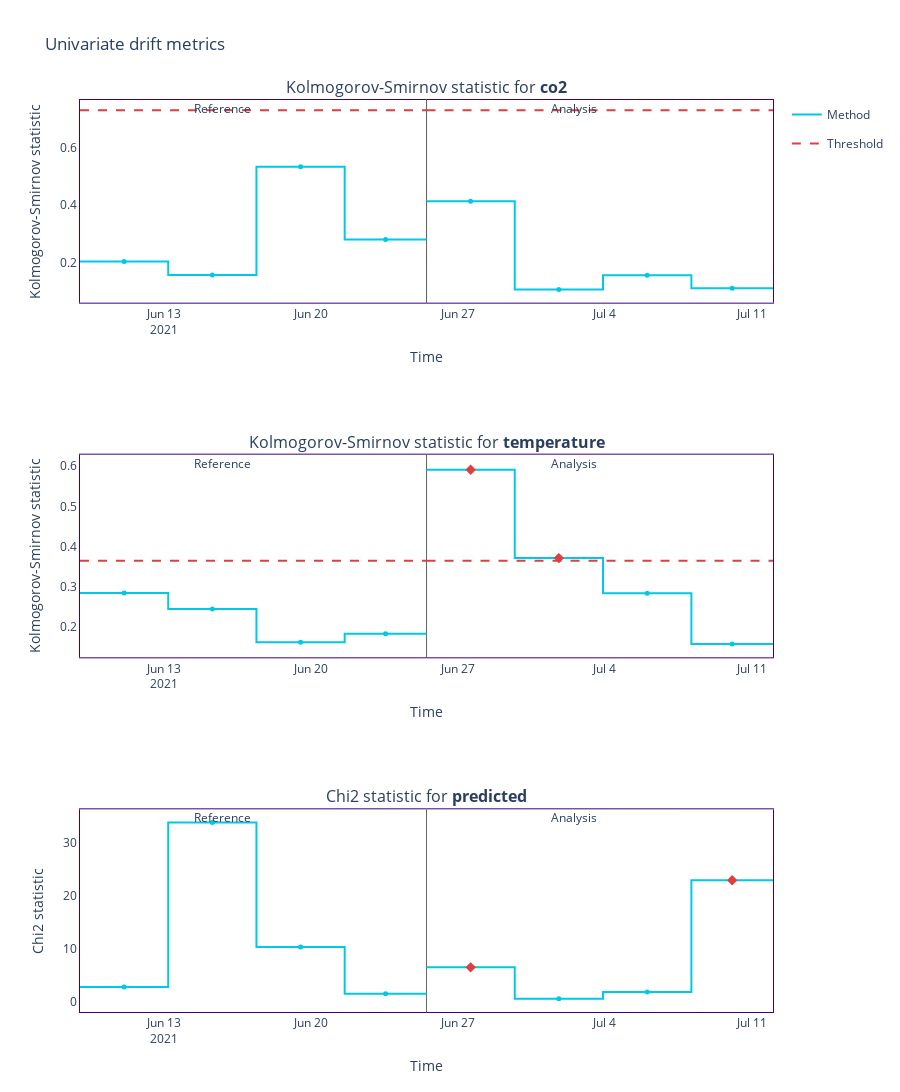

This figure's notebook cell:
### Markdown cell above
## using a big chunk size

### Code cell
univariate_drift_calc = nml.UnivariateDriftCalculator(
    column_names=features + [y_pred],
    treat_as_categorical=y_pred,
    timestamp_column_name=timestamp,
    continuous_methods=['kolmogorov_smirnov'],
    categorical_methods=['chi2'],
    chunk_size=2000
)

univariate_drift_calc.fit(df_test)
univariate_drift_results = univariate_drift_calc.calculate(df_prod)
univariate_drift_results.plot()

### Figure 1 — Plotly figure (JSON) as saved in the notebook; plotly's stock layout.template omitted (floating-point values rounded to 4 significant figures)
{"data": [{"hoverinfo": "skip", "legendgroup": "metric_reference", "line": {"color": "#00c8e5", "shape": "hv", "width": 2}, "mode": "lines", "name": "Method", "showlegend": true, "type": "scatter", "x": ["2021-06-09T00:12:00", "2021-06-13T05:00:00", "2021-06-17T09:48:00", "2021-06-21T14:36:00", "2021-06-25T12:03:00"], "xaxis": "x", "y": [0.2031, 0.1559, 0.5343, 0.2804, 0.2804], "yaxis": "y"}, {"customdata": [["Kolmogorov-Smirnov statistic for <b>co2</b>", "<b style=\"color:#00c8e5;line-height:60px\">Reference</b>", "", "[0:1999]", "From <b>Jun-09-2021</b> to <b>Jun-13-2021</b>", 0.2031], ["Kolmogorov-Smirnov statistic for <b>co2</b>", "<b style=\"color:#00c8e5;line-height:60px\">Reference</b>", "", "[2000:3999]", "From <b>Jun-13-2021</b> to <b>Jun-17-2021</b>", 0.1559], ["Kolmogorov-Smirnov statistic for <b>co2</b>", "<b style=\"color:#00c8e5;line-height:60px\">Reference</b>", "", "[4000:5999]", "From <b>Jun-17-2021</b> to <b>Jun-21-2021</b>", 0.5343], ["Kolmogorov-Smirnov statistic for <b>co2</b>", "<b style=\"color:#00c8e5;line-height:60px\">Reference</b>", "", "[6000:7853]", "From <b>Jun-21-2021</b> to <b>Jun-25-2021</b>", 0.2804]], "hovertemplate": "%{customdata[1]} &nbsp; &nbsp; %{customdata[2]} <br />Chunk: <b>%{customdata[3]}</b> &nbsp; &nbsp; %{customdata[4]} <br />%{customdata[0]}: <b>%{customdata[5]}</b><b r /><extra></extra>", "legendgroup": "metric_reference", "marker": {"color": "#00c8e5", "size": 5, "symbol": "circle"}, "mode": "markers", "name": "Method", "showlegend": false, "type": "scatter", "x": ["2021-06-11T02:36:00", "2021-06-15T07:24:00", "2021-06-19T12:12:00", "2021-06-23T13:19:30"], "xaxis": "x", "y": [0.2031, 0.1559, 0.5343, 0.2804, 0.2804], "yaxis": "y"}, {"hoverinfo": "skip", "legendgroup": "metric_analysis", "line": {"color": "#00c8e5", "shape": "hv", "width": 2}, "mode": "lines", "name": "Method", "showlegend": false, "type": "scatter", "x": ["2021-06-25T12:06:00", "2021-06-29T16:54:00", "2021-07-03T21:42:00", "2021-07-08T02:42:00", "2021-07-11T23:57:00"], "xaxis": "x", "y": [0.4139, 0.1059, 0.1552, 0.1102, 0.1102], "yaxis": "y"}, {"customdata": [["Kolmogorov-Smirnov statistic for <b>co2</b>", "<b style=\"color:#00c8e5;line-height:60px\">Analysis</b>", "", "[0:1999]", "From <b>Jun-25-2021</b> to <b>Jun-29-2021</b>", 0.4139], ["Kolmogorov-Smirnov statistic for <b>co2</b>", "<b style=\"color:#00c8e5;line-height:60px\">Analysis</b>", "", "[2000:3999]", "From <b>Jun-29-2021</b> to <b>Jul-03-2021</b>", 0.1059], ["Kolmogorov-Smirnov statistic for <b>co2</b>", "<b style=\"color:#00c8e5;line-height:60px\">Analysis</b>", "", "[4000:5999]", "From <b>Jul-03-2021</b> to <b>Jul-08-2021</b>", 0.1552], ["Kolmogorov-Smirnov statistic for <b>co2</b>", "<b style=\"color:#00c8e5;line-height:60px\">Analysis</b>", "", "[6000:7853]", "From <b>Jul-08-2021</b> to <b>Jul-11-2021</b>", 0.1102]], "hovertemplate": "%{customdata[1]} &nbsp; &nbsp; %{customdata[2]} <br />Chunk: <b>%{customdata[3]}</b> &nbsp; &nbsp; %{customdata[4]} <br />%{customdata[0]}: <b>%{customdata[5]}</b><b r /><extra></extra>", "legendgroup": "metric_analysis", "marker": {"color": "#00c8e5", "size": 5, "symbol": "circle"}, "mode": "markers", "name": "Method", "showlegend": false, "type": "scatter", "x": ["2021-06-27T14:30:00", "2021-07-01T19:18:00", "2021-07-06T00:12:00", "2021-07-10T01:19:30"], "xaxis": "x", "y": [0.4139, 0.1059, 0.1552, 0.1102, 0.1102], "yaxis": "y"}, {"hoverinfo": "skip", "legendgroup": "alert", "marker": {"color": "#DD4040", "size": 8, "symbol": "diamond"}, "mode": "markers", "name": "Alert", "showlegend": true, "type": "scatter", "x": [], "xaxis": "x", "y": [], "yaxis": "y"}, {"hoverinfo": "skip", "legendgroup": "thresh", "line": {"color": "#DD4040", "dash": "dash", "width": 2}, "mode": "lines", "name": "Threshold", "showlegend": true, "type": "scatter", "x": ["2021-06-09T00:12:00", "2021-06-13T05:00:00", "2021-06-17T09:48:00", "2021-06-21T14:36:00", "2021-06-25T12:03:00"], "xaxis": "x", "y": [0.7315, 0.7315, 0.7315, 0.7315, 0.7315], "yaxis": "y"}, {"hoverinfo": "skip", "legendgroup": "thresh", "line": {"color": "#DD4040", "dash": "dash", "width": 2}, "mode": "lines", "name": "Threshold", "showlegend": false, "type": "scatter", "x": ["2021-06-25T12:06:00", "2021-06-29T16:54:00", "2021-07-03T21:42:00", "2021-07-08T02:42:00", "2021-07-11T23:57:00"], "xaxis": "x", "y": [0.7315, 0.7315, 0.7315, 0.7315, 0.7315], "yaxis": "y"}, {"hoverinfo": "skip", "legendgroup": "metric_reference", "line": {"color": "#00c8e5", "shape": "hv", "width": 2}, "mode": "lines", "name": "Method", "showlegend": false, "type": "scatter", "x": ["2021-06-09T00:12:00", "2021-06-13T05:00:00", "2021-06-17T09:48:00", "2021-06-21T14:36:00", "2021-06-25T12:03:00"], "xaxis": "x2", "y": [0.2845, 0.2452, 0.1623, 0.1836, 0.1836], "yaxis": "y2"}, {"customdata": [["Kolmogorov-Smirnov statistic for <b>temperature</b>", "<b style=\"color:#00c8e5;line-height:60px\">Reference</b>", "", "[0:1999]", "From <b>Jun-09-2021</b> to <b>Jun-13-2021</b>", 0.2845], ["Kolmogorov-Smirnov statistic for <b>temperature</b>", "<b style=\"color:#00c8e5;line-height:60px\">Reference</b>", "", "[2000:3999]", "From <b>Jun-13-2021</b> to <b>Jun-17-2021</b>", 0.2452], ["Kolmogorov-Smirnov statistic for <b>temperature</b>", "<b style=\"color:#00c8e5;line-height:60px\">Reference</b>", "", "[4000:5999]", "From <b>Jun-17-2021</b> to <b>Jun-21-2021</b>", 0.1623], ["Kolmogorov-Smirnov statistic for <b>temperature</b>", "<b style=\"color:#00c8e5;line-height:60px\">Reference</b>", "", "[6000:7853]", "From <b>Jun-21-2021</b> to <b>Jun-25-2021</b>", 0.1836]], "hovertemplate": "%{customdata[1]} &nbsp; &nbsp; %{customdata[2]} <br />Chunk: <b>%{customdata[3]}</b> &nbsp; &nbsp; %{customdata[4]} <br />%{customdata[0]}: <b>%{customdata[5]}</b><b r /><extra></extra>", "legendgroup": "metric_reference", "marker": {"color": "#00c8e5", "size": 5, "symbol": "circle"}, "mode": "markers", "name": "Method", "showlegend": false, "type": "scatter", "x": ["2021-06-11T02:36:00", "2021-06-15T07:24:00", "2021-06-19T12:12:00", "2021-06-23T13:19:30"], "xaxis": "x2", "y": [0.2845, 0.2452, 0.1623, 0.1836, 0.1836], "yaxis": "y2"}, {"hoverinfo": "skip", "legendgroup": "metric_analysis", "line": {"color": "#00c8e5", "shape": "hv", "width": 2}, "mode": "lines", "name": "Method", "showlegend": false, "type": "scatter", "x": ["2021-06-25T12:06:00", "2021-06-29T16:54:00", "2021-07-03T21:42:00", "2021-07-08T02:42:00", "2021-07-11T23:57:00"], "xaxis": "x2", "y": [0.5912, 0.3715, 0.2842, 0.1576, 0.1576], "yaxis": "y2"}, {"customdata": [["Kolmogorov-Smirnov statistic for <b>temperature</b>", "<b style=\"color:#00c8e5;line-height:60px\">Analysis</b>", "<span style=\"color:#AD0000\">⚠ <b>Drift detected</b></span>", "[0:1999]", "From <b>Jun-25-2021</b> to <b>Jun-29-2021</b>", 0.5912], ["Kolmogorov-Smirnov statistic for <b>temperature</b>", "<b style=\"color:#00c8e5;line-height:60px\">Analysis</b>", "<span style=\"color:#AD0000\">⚠ <b>Drift detected</b></span>", "[2000:3999]", "From <b>Jun-29-2021</b> to <b>Jul-03-2021</b>", 0.3715], ["Kolmogorov-Smirnov statistic for <b>temperature</b>", "<b style=\"color:#00c8e5;line-height:60px\">Analysis</b>", "", "[4000:5999]", "From <b>Jul-03-2021</b> to <b>Jul-08-2021</b>", 0.2842], ["Kolmogorov-Smirnov statistic for <b>temperature</b>", "<b style=\"color:#00c8e5;line-height:60px\">Analysis</b>", "", "[6000:7853]", "From <b>Jul-08-2021</b> to <b>Jul-11-2021</b>", 0.1576]], "hovertemplate": "%{customdata[1]} &nbsp; &nbsp; %{customdata[2]} <br />Chunk: <b>%{customdata[3]}</b> &nbsp; &nbsp; %{customdata[4]} <br />%{customdata[0]}: <b>%{customdata[5]}</b><b r /><extra></extra>", "legendgroup": "metric_analysis", "marker": {"color": "#00c8e5", "size": 5, "symbol": "circle"}, "mode": "markers", "name": "Method", "showlegend": false, "type": "scatter", "x": ["2021-06-27T14:30:00", "2021-07-01T19:18:00", "2021-07-06T00:12:00", "2021-07-10T01:19:30"], "xaxis": "x2", "y": [0.5912, 0.3715, 0.2842, 0.1576, 0.1576], "yaxis": "y2"}, {"hoverinfo": "skip", "legendgroup": "alert", "marker": {"color": "#DD4040", "size": 8, "symbol": "diamond"}, "mode": "markers", "name": "Alert", "showlegend": false, "type": "scatter", "x": ["2021-06-27T14:30:00", "2021-07-01T19:18:00"], "xaxis": "x2", "y": [0.5912, 0.3715], "yaxis": "y2"}, {"hoverinfo": "skip", "legendgroup": "thresh", "line": {"color": "#DD4040", "dash": "dash", "width": 2}, "mode": "lines", "name": "Threshold", "showlegend": false, "type": "scatter", "x": ["2021-06-09T00:12:00", "2021-06-13T05:00:00", "2021-06-17T09:48:00", "2021-06-21T14:36:00", "2021-06-25T12:03:00"], "xaxis": "x2", "y": [0.3647, 0.3647, 0.3647, 0.3647, 0.3647], "yaxis": "y2"}, {"hoverinfo": "skip", "legendgroup": "thresh", "line": {"color": "#DD4040", "dash": "dash", "width": 2}, "mode": "lines", "name": "Threshold", "showlegend": false, "type": "scatter", "x": ["2021-06-25T12:06:00", "2021-06-29T16:54:00", "2021-07-03T21:42:00", "2021-07-08T02:42:00", "2021-07-11T23:57:00"], "xaxis": "x2", "y": [0.3647, 0.3647, 0.3647, 0.3647, 0.3647], "yaxis": "y2"}, {"hoverinfo": "skip", "legendgroup": "metric_reference", "line": {"color": "#00c8e5", "shape": "hv", "width": 2}, "mode": "lines", "name": "Method", "showlegend": false, "type": "scatter", "x": ["2021-06-09T00:12:00", "2021-06-13T05:00:00", "2021-06-17T09:48:00", "2021-06-21T14:36:00", "2021-06-25T12:03:00"], "xaxis": "x3", "y": [2.795, 33.83, 10.34, 1.544, 1.544], "yaxis": "y3"}, {"customdata": [["Chi2 statistic for <b>predicted</b>", "<b style=\"color:#00c8e5;line-height:60px\">Reference</b>", "", "[0:1999]", "From <b>Jun-09-2021</b> to <b>Jun-13-2021</b>", 2.795], ["Chi2 statistic for <b>predicted</b>", "<b style=\"color:#00c8e5;line-height:60px\">Reference</b>", "<span style=\"color:#AD0000\">⚠ <b>Drift detected</b></span>", "[2000:3999]", "From <b>Jun-13-2021</b> to <b>Jun-17-2021</b>", 33.83], ["Chi2 statistic for <b>predicted</b>", "<b style=\"color:#00c8e5;line-height:60px\">Reference</b>", "<span style=\"color:#AD0000\">⚠ <b>Drift detected</b></span>", "[4000:5999]", "From <b>Jun-17-2021</b> to <b>Jun-21-2021</b>", 10.34], ["Chi2 statistic for <b>predicted</b>", "<b style=\"color:#00c8e5;line-height:60px\">Reference</b>", "", "[6000:7853]", "From <b>Jun-21-2021</b> to <b>Jun-25-2021</b>", 1.544]], "hovertemplate": "%{customdata[1]} &nbsp; &nbsp; %{customdata[2]} <br />Chunk: <b>%{customdata[3]}</b> &nbsp; &nbsp; %{customdata[4]} <br />%{customdata[0]}: <b>%{customdata[5]}</b><b r /><extra></extra>", "legendgroup": "metric_reference", "marker": {"color": "#00c8e5", "size": 5, "symbol": "circle"}, "mode": "markers", "name": "Method", "showlegend": false, "type": "scatter", "x": ["2021-06-11T02:36:00", "2021-06-15T07:24:00", "2021-06-19T12:12:00", "2021-06-23T13:19:30"], "xaxis": "x3", "y": [2.795, 33.83, 10.34, 1.544, 1.544], "yaxis": "y3"}, {"hoverinfo": "skip", "legendgroup": "metric_analysis", "line": {"color": "#00c8e5", "shape": "hv", "width": 2}, "mode": "lines", "name": "Method", "showlegend": false, "type": "scatter", "x": ["2021-06-25T12:06:00", "2021-06-29T16:54:00", "2021-07-03T21:42:00", "2021-07-08T02:42:00", "2021-07-11T23:57:00"], "xaxis": "x3", "y": [6.521, 0.6012, 1.868, 22.95, 22.95], "yaxis": "y3"}, {"customdata": [["Chi2 statistic for <b>predicted</b>", "<b style=\"color:#00c8e5;line-height:60px\">Analysis</b>", "<span style=\"color:#AD0000\">⚠ <b>Drift detected</b></span>", "[0:1999]", "From <b>Jun-25-2021</b> to <b>Jun-29-2021</b>", 6.521], ["Chi2 statistic for <b>predicted</b>", "<b style=\"color:#00c8e5;line-height:60px\">Analysis</b>", "", "[2000:3999]", "From <b>Jun-29-2021</b> to <b>Jul-03-2021</b>", 0.6012], ["Chi2 statistic for <b>predicted</b>", "<b style=\"color:#00c8e5;line-height:60px\">Analysis</b>", "", "[4000:5999]", "From <b>Jul-03-2021</b> to <b>Jul-08-2021</b>", 1.868], ["Chi2 statistic for <b>predicted</b>", "<b style=\"color:#00c8e5;line-height:60px\">Analysis</b>", "<span style=\"color:#AD0000\">⚠ <b>Drift detected</b></span>", "[6000:7853]", "From <b>Jul-08-2021</b> to <b>Jul-11-2021</b>", 22.95]], "hovertemplate": "%{customdata[1]} &nbsp; &nbsp; %{customdata[2]} <br />Chunk: <b>%{customdata[3]}</b> &nbsp; &nbsp; %{customdata[4]} <br />%{customdata[0]}: <b>%{customdata[5]}</b><b r /><extra></extra>", "legendgroup": "metric_analysis", "marker": {"color": "#00c8e5", "size": 5, "symbol": "circle"}, "mode": "markers", "name": "Method", "showlegend": false, "type": "scatter", "x": ["2021-06-27T14:30:00", "2021-07-01T19:18:00", "2021-07-06T00:12:00", "2021-07-10T01:19:30"], "xaxis": "x3", "y": [6.521, 0.6012, 1.868, 22.95, 22.95], "yaxis": "y3"}, {"hoverinfo": "skip", "legendgroup": "alert", "marker": {"color": "#DD4040", "size": 8, "symbol": "diamond"}, "mode": "markers", "name": "Alert", "showlegend": false, "type": "scatter", "x": ["2021-06-27T14:30:00", "2021-07-10T01:19:30"], "xaxis": "x3", "y": [6.521, 22.95], "yaxis": "y3"}], "layout": {"annotations": [{"font": {"size": 16}, "showarrow": false, "text": "Kolmogorov-Smirnov statistic for <b>co2</b>", "x": 0.5, "xanchor": "center", "xref": "paper", "y": 1, "yanchor": "bottom", "yref": "paper"}, {"font": {"size": 16}, "showarrow": false, "text": "Kolmogorov-Smirnov statistic for <b>temperature</b>", "x": 0.5, "xanchor": "center", "xref": "paper", "y": 0.6111, "yanchor": "bottom", "yref": "paper"}, {"font": {"size": 16}, "showarrow": false, "text": "Chi2 statistic for <b>predicted</b>", "x": 0.5, "xanchor": "center", "xref": "paper", "y": 0.2222, "yanchor": "bottom", "yref": "paper"}, {"showarrow": false, "text": "Reference", "x": "2021-06-15T07:24:00", "xref": "x", "xshift": 10, "y": 1.01, "yref": "y domain"}, {"showarrow": false, "text": "Analysis", "x": "2021-07-01T19:21:00", "xref": "x", "xshift": 15, "y": 1.01, "yref": "y domain"}, {"showarrow": false, "text": "Reference", "x": "2021-06-15T07:24:00", "xref": "x2", "xshift": 10, "y": 1.01, "yref": "y2 domain"}, {"showarrow": false, "text": "Analysis", "x": "2021-07-01T19:21:00", "xref": "x2", "xshift": 15, "y": 1.01, "yref": "y2 domain"}, {"showarrow": false, "text": "Reference", "x": "2021-06-15T07:24:00", "xref": "x3", "xshift": 10, "y": 1.01, "yref": "y3 domain"}, {"showarrow": false, "text": "Analysis", "x": "2021-07-01T19:21:00", "xref": "x3", "xshift": 15, "y": 1.01, "yref": "y3 domain"}], "height": 1500, "hoverlabel": {"bgcolor": "white", "font": {"size": 14}}, "legend": {"itemclick": false, "itemdoubleclick": false, "traceorder": "grouped"}, "paper_bgcolor": "rgba(255,255,255,1)", "plot_bgcolor": "rgba(255,255,255,1)", "shapes": [{"layer": "below", "line": {"color": "#666666", "width": 1}, "type": "line", "x0": "2021-06-25T12:06:00", "x1": "2021-06-25T12:06:00", "xref": "x", "y0": 0, "y1": 1, "yref": "y domain"}, {"layer": "below", "line": {"color": "#666666", "width": 1}, "type": "line", "x0": "2021-06-25T12:06:00", "x1": "2021-06-25T12:06:00", "xref": "x", "y0": 0, "y1": 1, "yref": "y domain"}, {"layer": "below", "line": {"color": "#666666", "width": 1}, "type": "line", "x0": "2021-06-25T12:06:00", "x1": "2021-06-25T12:06:00", "xref": "x2", "y0": 0, "y1": 1, "yref": "y2 domain"}, {"layer": "below", "line": {"color": "#666666", "width": 1}, "type": "line", "x0": "2021-06-25T12:06:00", "x1": "2021-06-25T12:06:00", "xref": "x", "y0": 0, "y1": 1, "yref": "y domain"}, {"layer": "below", "line": {"color": "#666666", "width": 1}, "type": "line", "x0": "2021-06-25T12:06:00", "x1": "2021-06-25T12:06:00", "xref": "x2", "y0": 0, "y1": 1, "yref": "y2 domain"}, {"layer": "below", "line": {"color": "#666666", "width": 1}, "type": "line", "x0": "2021-06-25T12:06:00", "x1": "2021-06-25T12:06:00", "xref": "x3", "y0": 0, "y1": 1, "yref": "y3 domain"}], "title": {"text": "Univariate drift metrics"}, "xaxis": {"anchor": "y", "domain": [0, 1], "linecolor": "#3b0280", "matches": "x", "mirror": true, "showgrid": false, "title": {"text": "Time"}, "zeroline": false}, "xaxis2": {"anchor": "y2", "domain": [0, 1], "linecolor": "#3b0280", "matches": "x", "mirror": true, "showgrid": false, "title": {"text": "Time"}, "zeroline": false}, "xaxis3": {"anchor": "y3", "domain": [0, 1], "linecolor": "#3b0280", "matches": "x", "mirror": true, "showgrid": false, "title": {"text": "Time"}, "zeroline": false}, "yaxis": {"anchor": "x", "domain": [0.7778, 1], "linecolor": "#3b0280", "mirror": true, "showgrid": false, "title": {"text": "Kolmogorov-Smirnov statistic"}, "zeroline": false}, "yaxis2": {"anchor": "x2", "domain": [0.3889, 0.6111], "linecolor": "#3b0280", "mirror": true, "showgrid": false, "title": {"text": "Kolmogorov-Smirnov statistic"}, "zeroline": false}, "yaxis3": {"anchor": "x3", "domain": [0, 0.2222], "linecolor": "#3b0280", "mirror": true, "showgrid": false, "title": {"text": "Chi2 statistic"}, "zeroline": false}}}
